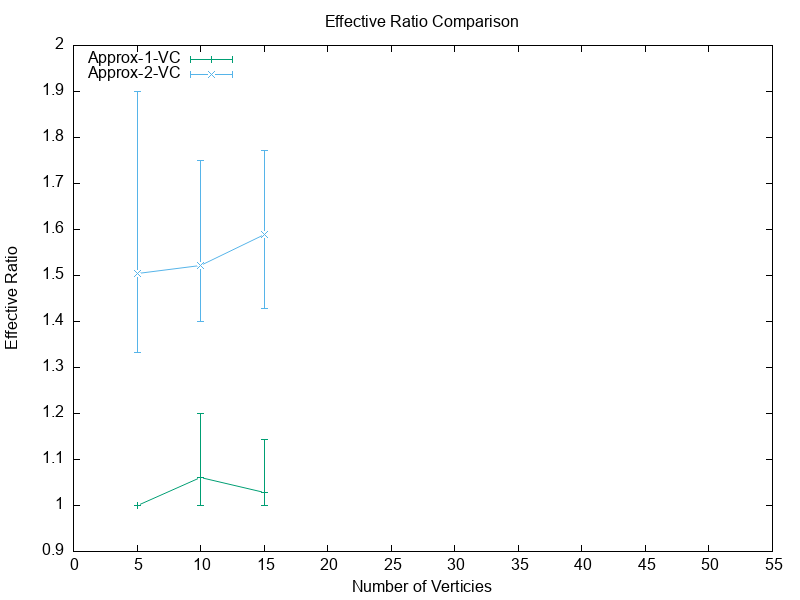

This chart was generated by the following gnuplot code:
set datafile separator ","
set xlabel "Number of Verticies"
set ylabel "Effective Ratio" 
# set ylabel "Effective Ratio" 
set title "Effective Ratio Comparison"

# Set the range of the axes
set xrange [0:55]
set yrange [0.9:2]
set xtics 5
set ytics 0.1

# Define the style of the error regions
set style fill solid 0.5 border

# Set key left
set key left

# Plot the data from the CSV file with low and high y values
# plot "data.csv" using 1:2:3:4 with yerrorlines  title "CNF-SAT-VC"
set term png size 800,600
set output "ER.png"

plot 'Effective Ratio.csv' using 1:2:($3):($4) with yerrorlines title "Approx-1-VC" dt 2 lc 2 lt 32, \
     '' using 1:5:($6):($7) with yerrorlines title "Approx-2-VC" dt 3 lc 3 lt 32
